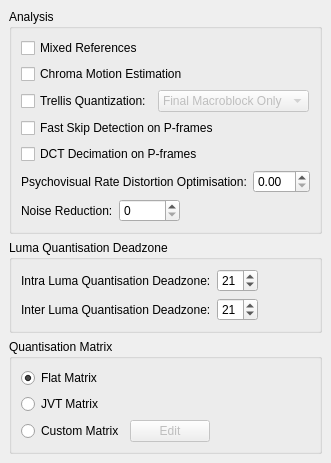
     <widget class="QWidget" name="tab_5">
      <attribute name="title">
       <string>Analysis</string>
      </attribute>
      <layout class="QVBoxLayout">
       <property name="spacing">
        <number>6</number>
       </property>
       <property name="margin">
        <number>9</number>
       </property>
       <item>
        <widget class="QGroupBox" name="groupBox_12">
         <property name="title">
          <string>Analysis</string>
         </property>
         <layout class="QVBoxLayout">
          <property name="spacing">
           <number>6</number>
          </property>
          <property name="margin">
           <number>9</number>
          </property>
          <item>
           <widget class="QCheckBox" name="mixedRefsCheckBox">
            <property name="text">
             <string>Mixed References</string>
            </property>
           </widget>
          </item>
          <item>
           <widget class="QCheckBox" name="chromaMotionEstCheckBox">
            <property name="text">
             <string>Chroma Motion Estimation</string>
            </property>
           </widget>
          </item>
          <item>
           <layout class="QHBoxLayout">
            <property name="spacing">
             <number>6</number>
            </property>
            <property name="margin">
             <number>0</number>
            </property>
            <item>
             <widget class="QCheckBox" name="trellisCheckBox">
              <property name="text">
               <string>Trellis Quantization:</string>
              </property>
             </widget>
            </item>
            <item>
             <widget class="QComboBox" name="trellisComboBox">
              <property name="enabled">
               <bool>false</bool>
              </property>
              <item>
               <property name="text">
                <string>Final Macroblock Only</string>
               </property>
              </item>
              <item>
               <property name="text">
                <string>Always On</string>
               </property>
              </item>
             </widget>
            </item>
            <item>
             <spacer name="spacer_33">
              <property name="orientation">
               <enum>Qt::Horizontal</enum>
              </property>
              <property name="sizeHint" stdset="0">
               <size>
                <width>0</width>
                <height>0</height>
               </size>
              </property>
             </spacer>
            </item>
           </layout>
          </item>
          <item>
           <widget class="QCheckBox" name="fastPSkipCheckBox">
            <property name="text">
             <string>Fast Skip Detection on P-frames</string>
            </property>
           </widget>
          </item>
          <item>
           <widget class="QCheckBox" name="dctDecimateCheckBox">
            <property name="text">
             <string>DCT Decimation on P-frames</string>
            </property>
           </widget>
          </item>
          <item>
           <layout class="QHBoxLayout">
            <property name="spacing">
             <number>6</number>
            </property>
            <property name="margin">
             <number>0</number>
            </property>
            <item>
             <widget class="QLabel" name="lblPsychoRDO">
              <property name="text">
               <string>Psychovisual Rate Distortion Optimisation:</string>
              </property>
             </widget>
            </item>
            <item>
             <widget class="QDoubleSpinBox" name="psychoRdoSpinBox">
              <property name="maximum">
               <double>10.000000000000000</double>
              </property>
              <property name="singleStep">
               <double>0.100000000000000</double>
              </property>
             </widget>
            </item>
            <item>
             <spacer name="spacer_34">
              <property name="orientation">
               <enum>Qt::Horizontal</enum>
              </property>
              <property name="sizeHint" stdset="0">
               <size>
                <width>0</width>
                <height>0</height>
               </size>
              </property>
             </spacer>
            </item>
           </layout>
          </item>
          <item>
           <layout class="QHBoxLayout">
            <property name="spacing">
             <number>6</number>
            </property>
            <property name="margin">
             <number>0</number>
            </property>
            <item>
             <widget class="QLabel" name="label_42">
              <property name="text">
               <string>Noise Reduction:</string>
              </property>
             </widget>
            </item>
            <item>
             <widget class="QSpinBox" name="noiseReductionSpinBox">
              <property name="maximum">
               <number>65536</number>
              </property>
             </widget>
            </item>
            <item>
             <spacer name="spacer_35">
              <property name="orientation">
               <enum>Qt::Horizontal</enum>
              </property>
              <property name="sizeHint" stdset="0">
               <size>
                <width>0</width>
                <height>0</height>
               </size>
              </property>
             </spacer>
            </item>
           </layout>
          </item>
         </layout>
        </widget>
       </item>
       <item>
        <widget class="QGroupBox" name="groupBox_13">
         <property name="title">
          <string>Luma Quantisation Deadzone</string>
         </property>
         <layout class="QVBoxLayout">
          <property name="spacing">
           <number>6</number>
          </property>
          <property name="margin">
           <number>9</number>
          </property>
          <item>
           <layout class="QGridLayout">
            <property name="margin">
             <number>0</number>
            </property>
            <property name="spacing">
             <number>6</number>
            </property>
            <item row="0" column="0">
             <widget class="QLabel" name="label_44">
              <property name="text">
               <string>Intra Luma Quantisation Deadzone:</string>
              </property>
             </widget>
            </item>
            <item row="1" column="0">
             <widget class="QLabel" name="label_43">
              <property name="text">
               <string>Inter Luma Quantisation Deadzone:</string>
              </property>
             </widget>
            </item>
            <item row="0" column="1">
             <layout class="QHBoxLayout">
              <property name="spacing">
               <number>6</number>
              </property>
              <property name="margin">
               <number>0</number>
              </property>
              <item>
               <widget class="QSpinBox" name="intraLumaSpinBox">
                <property name="maximum">
                 <number>32</number>
                </property>
                <property name="value">
                 <number>21</number>
                </property>
               </widget>
              </item>
              <item>
               <spacer name="spacer_36">
                <property name="orientation">
                 <enum>Qt::Horizontal</enum>
                </property>
                <property name="sizeHint" stdset="0">
                 <size>
                  <width>0</width>
                  <height>0</height>
                 </size>
                </property>
               </spacer>
              </item>
             </layout>
            </item>
            <item row="1" column="1">
             <layout class="QHBoxLayout">
              <property name="spacing">
               <number>6</number>
              </property>
              <property name="margin">
               <number>0</number>
              </property>
              <item>
               <widget class="QSpinBox" name="interLumaSpinBox">
                <property name="maximum">
                 <number>32</number>
                </property>
                <property name="value">
                 <number>21</number>
                </property>
               </widget>
              </item>
              <item>
               <spacer name="spacer_37">
                <property name="orientation">
                 <enum>Qt::Horizontal</enum>
                </property>
                <property name="sizeHint" stdset="0">
                 <size>
                  <width>0</width>
                  <height>0</height>
                 </size>
                </property>
               </spacer>
              </item>
             </layout>
            </item>
           </layout>
          </item>
         </layout>
        </widget>
       </item>
       <item>
        <widget class="QGroupBox" name="groupBox_14">
         <property name="title">
          <string>Quantisation Matrix</string>
         </property>
         <layout class="QVBoxLayout">
          <property name="spacing">
           <number>6</number>
          </property>
          <property name="margin">
           <number>9</number>
          </property>
          <item>
           <layout class="QVBoxLayout">
            <property name="spacing">
             <number>6</number>
            </property>
            <property name="margin">
             <number>0</number>
            </property>
            <item>
             <widget class="QRadioButton" name="matrixFlatRadioButton">
              <property name="text">
               <string>Flat Matrix</string>
              </property>
              <property name="checked">
               <bool>true</bool>
              </property>
             </widget>
            </item>
            <item>
             <widget class="QRadioButton" name="matrixJvtRadioButton">
              <property name="text">
               <string>JVT Matrix</string>
              </property>
             </widget>
            </item>
            <item>
             <layout class="QHBoxLayout">
              <property name="spacing">
               <number>6</number>
              </property>
              <property name="margin">
               <number>0</number>
              </property>
              <item>
               <widget class="QRadioButton" name="matrixCustomRadioButton">
                <property name="text">
                 <string>Custom Matrix</string>
                </property>
               </widget>
              </item>
              <item>
               <widget class="QPushButton" name="matrixCustomEditButton">
                <property name="enabled">
                 <bool>false</bool>
                </property>
                <property name="text">
                 <string>Edit</string>
                </property>
               </widget>
              </item>
              <item>
               <spacer name="spacer_38">
                <property name="orientation">
                 <enum>Qt::Horizontal</enum>
                </property>
                <property name="sizeHint" stdset="0">
                 <size>
                  <width>0</width>
                  <height>0</height>
                 </size>
                </property>
               </spacer>
              </item>
             </layout>
            </item>
           </layout>
          </item>
         </layout>
        </widget>
       </item>
       <item>
        <spacer name="spacer_39">
         <property name="orientation">
          <enum>Qt::Vertical</enum>
         </property>
         <property name="sizeHint" stdset="0">
          <size>
           <width>0</width>
           <height>0</height>
          </size>
         </property>
        </spacer>
       </item>
      </layout>
     </widget>
